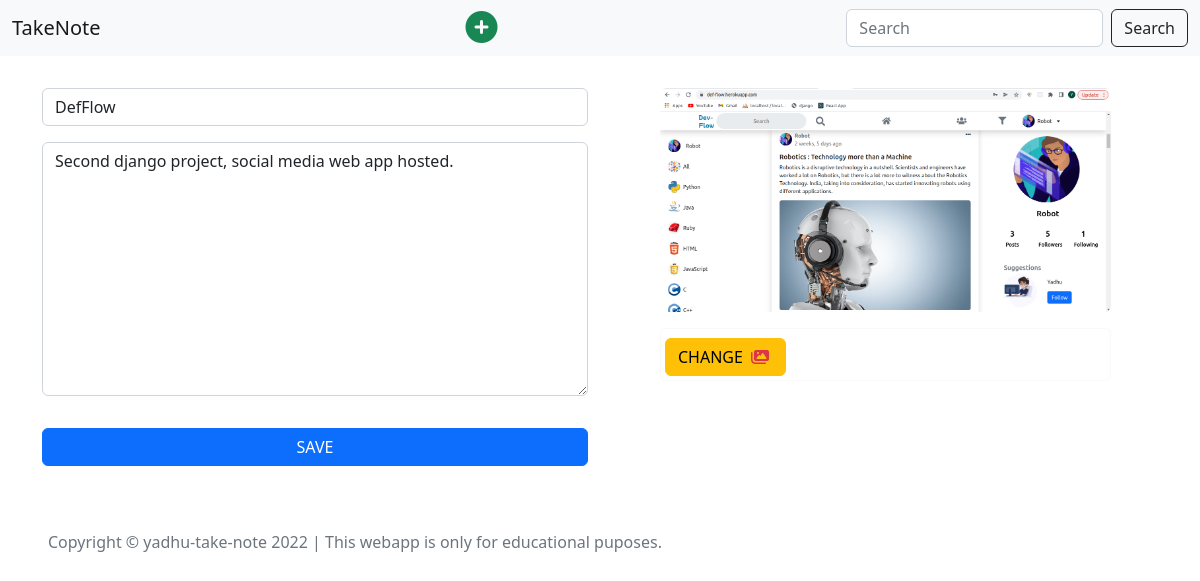
The page /note-edit/6 on the database its author committed.
### note/models.py (models this page shows, shortened)
class Note(models.Model):
    title = models.CharField(max_length=150, null=True, blank=True)
    body = models.TextField()
    image = models.ImageField(upload_to = 'note_images', null=True, blank=True)
    created_at = models.DateTimeField(auto_now_add=True)
    updated_at = models.DateTimeField(auto_now=True)

### note/views.py (the view, shortened to what this page needs)
# urls.py: path('note-edit/<int:pk>', views.NoteEditView.as_view(), name='note-edit'),
class NoteEditView(View):
    def get(self, request, *args, **kwargs):
        id = kwargs.get('pk')
        try:
            note_instance = Note.objects.get(id = id)
            form = NoteForm(instance=note_instance)
            context = {
                'form' : form,
                'image' : note_instance.image,
                'note' : note_instance
            }
            return render(request, 'note-edit.html', context)
        except:
            return redirect('home')

### note/forms.py
class NoteForm(forms.ModelForm):
    class Meta:
        model = Note
        fields = [
            'title',
            'body',
            'image'
        ]
        widgets = {
                'title' : forms.TextInput(attrs={'class' : 'form-control my-3', 'placeholder' :'Title', "label" :"ssssss"}),
                'body' : forms.Textarea(attrs={'class' : 'form-control my-3', 'placeholder' :'Take a Note'}),
                'image' : forms.FileInput(attrs={'class' : 'form-control d-none'}),
            }

### note/templates/note-edit.html (shortened to what this page needs)
{% extends 'base.html' %}
{% load static %}
{% block content %}
<div class="container mt-3">
    <form action="" method="post" enctype="multipart/form-data">
        <div class="row">
            <div class="col-lg-6">
                {{form}}
                <button type="submit" class="btn btn-primary w-100 my-3">
                    SAVE
                </button>
            </div>
            {% if image %}
            <div class="col-lg-5 ms-lg-5 my-3 d-none d-lg-block">
                {% if image %}
                <img src="{{image.url}}" class="img-fluid rounded mb-3" id="uploadPreview" alt="">
                {% endif %}
                <div class="d-flex justify-content-between border border-1 border-light rounded p-1">
                    <div>
                        <label for="id_image" class="fs-3" style="display: inline-block !important;">
                            <div class="btn btn-warning">
                                CHANGE
                                <i class="fas fa-images text-danger pointer mx-1" role="button">
                                </i>
                            </div>
                        </label>
                    </div>
                </div>
            </div>
            {% else %}
            <div class="col-lg-3"></div>
            {% endif %}
        </div>
    </form>
</div>
{% endblock %}

### static/css/style.css (style rules this page uses)
label { display: none; }

### rows shown on the page
Note: title "DefFlow", body "Second django project, social media web app hosted."
